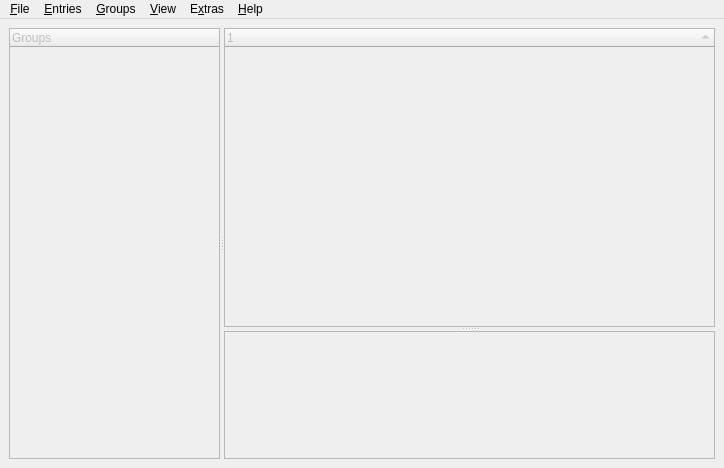
<?xml version="1.0" encoding="UTF-8"?>
<ui version="4.0">
 <author>Tarek Saidi</author>
 <class>MainWindow</class>
 <widget class="QMainWindow" name="MainWindow">
  <property name="geometry">
   <rect>
    <x>0</x>
    <y>0</y>
    <width>724</width>
    <height>468</height>
   </rect>
  </property>
  <property name="mouseTracking">
   <bool>true</bool>
  </property>
  <property name="windowTitle">
   <string>KeePassX</string>
  </property>
  <widget class="QWidget" name="centralWidget">
   <layout class="QVBoxLayout">
    <item>
     <widget class="QSplitter" name="VSplitter">
      <property name="orientation">
       <enum>Qt::Horizontal</enum>
      </property>
      <widget class="KeepassGroupView" name="GroupView">
       <property name="enabled">
        <bool>false</bool>
       </property>
       <property name="sizePolicy">
        <sizepolicy hsizetype="Expanding" vsizetype="Expanding">
         <horstretch>30</horstretch>
         <verstretch>0</verstretch>
        </sizepolicy>
       </property>
       <property name="acceptDrops">
        <bool>true</bool>
       </property>
       <property name="autoFillBackground">
        <bool>false</bool>
       </property>
       <property name="styleSheet">
        <string notr="true"/>
       </property>
       <property name="showDropIndicator" stdset="0">
        <bool>true</bool>
       </property>
       <property name="dragEnabled">
        <bool>false</bool>
       </property>
       <property name="animated">
        <bool>true</bool>
       </property>
       <column>
        <property name="text">
         <string>Groups</string>
        </property>
       </column>
      </widget>
      <widget class="QSplitter" name="HSplitter">
       <property name="sizePolicy">
        <sizepolicy hsizetype="Expanding" vsizetype="Expanding">
         <horstretch>70</horstretch>
         <verstretch>0</verstretch>
        </sizepolicy>
       </property>
       <property name="orientation">
        <enum>Qt::Vertical</enum>
       </property>
       <widget class="KeepassEntryView" name="EntryView">
        <property name="enabled">
         <bool>false</bool>
        </property>
        <property name="sizePolicy">
         <sizepolicy hsizetype="Expanding" vsizetype="Expanding">
          <horstretch>0</horstretch>
          <verstretch>70</verstretch>
         </sizepolicy>
        </property>
        <property name="selectionMode">
         <enum>QAbstractItemView::ExtendedSelection</enum>
        </property>
        <property name="rootIsDecorated">
         <bool>false</bool>
        </property>
        <property name="sortingEnabled">
         <bool>true</bool>
        </property>
       </widget>
       <widget class="QTextBrowser" name="DetailView">
        <property name="enabled">
         <bool>false</bool>
        </property>
        <property name="sizePolicy">
         <sizepolicy hsizetype="Expanding" vsizetype="Expanding">
          <horstretch>0</horstretch>
          <verstretch>30</verstretch>
         </sizepolicy>
        </property>
        <property name="minimumSize">
         <size>
          <width>0</width>
          <height>30</height>
         </size>
        </property>
        <property name="readOnly">
         <bool>true</bool>
        </property>
        <property name="openLinks">
         <bool>false</bool>
        </property>
       </widget>
      </widget>
     </widget>
    </item>
   </layout>
  </widget>
  <widget class="QMenuBar" name="menuBar">
   <property name="geometry">
    <rect>
     <x>0</x>
     <y>0</y>
     <width>724</width>
     <height>20</height>
    </rect>
   </property>
   <widget class="QMenu" name="menuHelp">
    <property name="title">
     <string>&amp;Help</string>
    </property>
    <addaction name="HelpHandbookAction"/>
    <addaction name="separator"/>
    <addaction name="HelpAboutAction"/>
   </widget>
   <widget class="QMenu" name="menuFile">
    <property name="title">
     <string>&amp;File</string>
    </property>
    <widget class="QMenu" name="menuExport">
     <property name="title">
      <string>&amp;Export to...</string>
     </property>
    </widget>
    <widget class="QMenu" name="menuImport">
     <property name="title">
      <string>&amp;Import from...</string>
     </property>
    </widget>
    <widget class="QMenu" name="menuBookmarks">
     <property name="title">
      <string>&amp;Bookmarks</string>
     </property>
    </widget>
    <addaction name="FileNewAction"/>
    <addaction name="FileOpenAction"/>
    <addaction name="menuBookmarks"/>
    <addaction name="FileCloseAction"/>
    <addaction name="separator"/>
    <addaction name="FileSaveAction"/>
    <addaction name="FileSaveAsAction"/>
    <addaction name="separator"/>
    <addaction name="FileSettingsAction"/>
    <addaction name="FileChangeKeyAction"/>
    <addaction name="separator"/>
    <addaction name="menuImport"/>
    <addaction name="menuExport"/>
    <addaction name="separator"/>
    <addaction name="FileUnLockWorkspaceAction"/>
    <addaction name="FileExitAction"/>
   </widget>
   <widget class="QMenu" name="menuEntries">
    <property name="title">
     <string>&amp;Entries</string>
    </property>
    <addaction name="EditNewEntryAction"/>
    <addaction name="EditCloneEntryAction"/>
    <addaction name="EditEditEntryAction"/>
    <addaction name="EditDeleteEntryAction"/>
    <addaction name="EditAutoTypeAction"/>
    <addaction name="separator"/>
    <addaction name="EditUsernameToClipboardAction"/>
    <addaction name="EditPasswordToClipboardAction"/>
    <addaction name="EditOpenUrlAction"/>
    <addaction name="EditCopyUrlAction"/>
    <addaction name="EditSaveAttachmentAction"/>
    <addaction name="separator"/>
    <addaction name="EditSearchAction"/>
    <addaction name="EditGroupSearchAction"/>
   </widget>
   <widget class="QMenu" name="ViewMenu">
    <property name="title">
     <string>&amp;View</string>
    </property>
    <widget class="QMenu" name="menuTool_Button_Sizes">
     <property name="title">
      <string>Toolbar &amp;Icon Size</string>
     </property>
     <addaction name="ViewToolButtonSize16Action"/>
     <addaction name="ViewToolButtonSize22Action"/>
     <addaction name="ViewToolButtonSize28Action"/>
    </widget>
    <widget class="QMenu" name="menuColumns">
     <property name="title">
      <string>&amp;Columns</string>
     </property>
     <addaction name="ViewColumnsGroupAction"/>
     <addaction name="ViewColumnsTitleAction"/>
     <addaction name="ViewColumnsUsernameAction"/>
     <addaction name="ViewColumnsUrlAction"/>
     <addaction name="ViewColumnsPasswordAction"/>
     <addaction name="ViewColumnsCommentAction"/>
     <addaction name="separator"/>
     <addaction name="ViewColumnsExpireAction"/>
     <addaction name="ViewColumnsCreationAction"/>
     <addaction name="ViewColumnsLastChangeAction"/>
     <addaction name="ViewColumnsLastAccessAction"/>
     <addaction name="ViewColumnsAttachmentAction"/>
    </widget>
    <addaction name="ViewShowEntryDetailsAction"/>
    <addaction name="ViewShowStatusbarAction"/>
    <addaction name="separator"/>
    <addaction name="ViewHideUsernamesAction"/>
    <addaction name="ViewHidePasswordsAction"/>
    <addaction name="separator"/>
    <addaction name="menuColumns"/>
    <addaction name="menuTool_Button_Sizes"/>
   </widget>
   <widget class="QMenu" name="menuExtras">
    <property name="title">
     <string>E&amp;xtras</string>
    </property>
    <addaction name="ExtrasPasswordGenAction"/>
    <addaction name="ExtrasShowExpiredEntriesAction"/>
    <addaction name="ExtrasTrashCanAction"/>
    <addaction name="separator"/>
    <addaction name="ExtrasSettingsAction"/>
   </widget>
   <widget class="QMenu" name="menuGroups">
    <property name="title">
     <string>&amp;Groups</string>
    </property>
    <addaction name="EditNewGroupAction"/>
    <addaction name="EditNewSubgroupAction"/>
    <addaction name="EditEditGroupAction"/>
    <addaction name="EditDeleteGroupAction"/>
    <addaction name="EditGroupSortAction"/>
   </widget>
   <addaction name="menuFile"/>
   <addaction name="menuEntries"/>
   <addaction name="menuGroups"/>
   <addaction name="ViewMenu"/>
   <addaction name="menuExtras"/>
   <addaction name="menuHelp"/>
  </widget>
  <action name="ManageBookmarksAction">
   <property name="text">
    <string>&amp;Manage Bookmarks...</string>
   </property>
  </action>
  <action name="FileOpenAction">
   <property name="text">
    <string>&amp;Open Database...</string>
   </property>
  </action>
  <action name="FileCloseAction">
   <property name="text">
    <string>&amp;Close Database</string>
   </property>
  </action>
  <action name="FileSaveAction">
   <property name="text">
    <string>&amp;Save Database</string>
   </property>
  </action>
  <action name="FileSaveAsAction">
   <property name="text">
    <string>Save Database &amp;As...</string>
   </property>
  </action>
  <action name="FileSettingsAction">
   <property name="text">
    <string>&amp;Database Settings...</string>
   </property>
  </action>
  <action name="FileChangeKeyAction">
   <property name="text">
    <string>Change &amp;Master Key...</string>
   </property>
  </action>
  <action name="FileUnLockWorkspaceAction">
   <property name="text">
    <string>&amp;Lock Workspace</string>
   </property>
  </action>
  <action name="FileExitAction">
   <property name="text">
    <string>&amp;Quit</string>
   </property>
   <property name="menuRole">
    <enum>QAction::QuitRole</enum>
   </property>
  </action>
  <action name="EditNewSubgroupAction">
   <property name="text">
    <string>&amp;Add New Subgroup...</string>
   </property>
  </action>
  <action name="EditEditGroupAction">
   <property name="text">
    <string>&amp;Edit Group...</string>
   </property>
  </action>
  <action name="EditDeleteGroupAction">
   <property name="text">
    <string>&amp;Delete Group</string>
   </property>
  </action>
  <action name="EditPasswordToClipboardAction">
   <property name="text">
    <string>Copy Password &amp;to Clipboard</string>
   </property>
  </action>
  <action name="EditUsernameToClipboardAction">
   <property name="text">
    <string>Copy &amp;Username to Clipboard</string>
   </property>
  </action>
  <action name="EditOpenUrlAction">
   <property name="text">
    <string>&amp;Open URL</string>
   </property>
  </action>
  <action name="EditSaveAttachmentAction">
   <property name="text">
    <string>&amp;Save Attachment As...</string>
   </property>
  </action>
  <action name="EditNewEntryAction">
   <property name="text">
    <string>Add &amp;New Entry...</string>
   </property>
  </action>
  <action name="EditEditEntryAction">
   <property name="text">
    <string>&amp;View/Edit Entry...</string>
   </property>
  </action>
  <action name="EditDeleteEntryAction">
   <property name="text">
    <string>De&amp;lete Entry</string>
   </property>
  </action>
  <action name="EditCloneEntryAction">
   <property name="text">
    <string>&amp;Clone Entry</string>
   </property>
  </action>
  <action name="EditSearchAction">
   <property name="text">
    <string>Search &amp;in Database...</string>
   </property>
  </action>
  <action name="EditGroupSearchAction">
   <property name="text">
    <string>Search in this &amp;Group...</string>
   </property>
  </action>
  <action name="ViewShowEntryDetailsAction">
   <property name="checkable">
    <bool>true</bool>
   </property>
   <property name="text">
    <string>Show &amp;Entry Details</string>
   </property>
  </action>
  <action name="ViewHideUsernamesAction">
   <property name="checkable">
    <bool>true</bool>
   </property>
   <property name="text">
    <string>Hide &amp;Usernames</string>
   </property>
  </action>
  <action name="ViewHidePasswordsAction">
   <property name="checkable">
    <bool>true</bool>
   </property>
   <property name="text">
    <string>Hide &amp;Passwords</string>
   </property>
  </action>
  <action name="ViewColumnsTitleAction">
   <property name="checkable">
    <bool>true</bool>
   </property>
   <property name="text">
    <string>&amp;Title</string>
   </property>
  </action>
  <action name="ViewColumnsUsernameAction">
   <property name="checkable">
    <bool>true</bool>
   </property>
   <property name="text">
    <string>User&amp;name</string>
   </property>
  </action>
  <action name="ViewColumnsUrlAction">
   <property name="checkable">
    <bool>true</bool>
   </property>
   <property name="text">
    <string>&amp;URL</string>
   </property>
  </action>
  <action name="ViewColumnsPasswordAction">
   <property name="checkable">
    <bool>true</bool>
   </property>
   <property name="text">
    <string>&amp;Password</string>
   </property>
  </action>
  <action name="ViewColumnsCommentAction">
   <property name="checkable">
    <bool>true</bool>
   </property>
   <property name="text">
    <string>&amp;Comment</string>
   </property>
  </action>
  <action name="ViewColumnsExpireAction">
   <property name="checkable">
    <bool>true</bool>
   </property>
   <property name="text">
    <string>E&amp;xpires</string>
   </property>
  </action>
  <action name="ViewColumnsCreationAction">
   <property name="checkable">
    <bool>true</bool>
   </property>
   <property name="text">
    <string>C&amp;reation</string>
   </property>
  </action>
  <action name="ViewColumnsLastChangeAction">
   <property name="checkable">
    <bool>true</bool>
   </property>
   <property name="text">
    <string>&amp;Last Change</string>
   </property>
  </action>
  <action name="ViewColumnsLastAccessAction">
   <property name="checkable">
    <bool>true</bool>
   </property>
   <property name="text">
    <string>Last &amp;Access</string>
   </property>
  </action>
  <action name="ViewColumnsAttachmentAction">
   <property name="checkable">
    <bool>true</bool>
   </property>
   <property name="text">
    <string>A&amp;ttachment</string>
   </property>
  </action>
  <action name="ExtrasSettingsAction">
   <property name="text">
    <string>&amp;Settings...</string>
   </property>
   <property name="menuRole">
    <enum>QAction::PreferencesRole</enum>
   </property>
  </action>
  <action name="HelpAboutAction">
   <property name="text">
    <string>&amp;About...</string>
   </property>
   <property name="menuRole">
    <enum>QAction::AboutRole</enum>
   </property>
  </action>
  <action name="ViewShowStatusbarAction">
   <property name="checkable">
    <bool>true</bool>
   </property>
   <property name="text">
    <string>Show &amp;Statusbar</string>
   </property>
  </action>
  <action name="HelpHandbookAction">
   <property name="text">
    <string>&amp;KeePassX Handbook...</string>
   </property>
  </action>
  <action name="HideSearchResultsAction">
   <property name="text">
    <string>Hide</string>
   </property>
  </action>
  <action name="EditAutoTypeAction">
   <property name="text">
    <string>&amp;Perform AutoType</string>
   </property>
  </action>
  <action name="ViewToolButtonSize16Action">
   <property name="checkable">
    <bool>true</bool>
   </property>
   <property name="text">
    <string>&amp;16x16</string>
   </property>
  </action>
  <action name="ViewToolButtonSize22Action">
   <property name="checkable">
    <bool>true</bool>
   </property>
   <property name="text">
    <string>&amp;22x22</string>
   </property>
  </action>
  <action name="ViewToolButtonSize28Action">
   <property name="checkable">
    <bool>true</bool>
   </property>
   <property name="text">
    <string>2&amp;8x28</string>
   </property>
  </action>
  <action name="FileNewAction">
   <property name="text">
    <string>&amp;New Database...</string>
   </property>
  </action>
  <action name="ExtrasPasswordGenAction">
   <property name="text">
    <string>&amp;Password Generator...</string>
   </property>
  </action>
  <action name="ViewColumnsGroupAction">
   <property name="checkable">
    <bool>true</bool>
   </property>
   <property name="text">
    <string>&amp;Group</string>
   </property>
   <property name="visible">
    <bool>false</bool>
   </property>
  </action>
  <action name="ExtrasShowExpiredEntriesAction">
   <property name="text">
    <string>Show &amp;Expired Entries...</string>
   </property>
  </action>
  <action name="ExtrasTrashCanAction">
   <property name="text">
    <string>Recycle Bin...</string>
   </property>
   <property name="visible">
    <bool>false</bool>
   </property>
  </action>
  <action name="AddBookmarkAction">
   <property name="text">
    <string>&amp;Add Bookmark...</string>
   </property>
  </action>
  <action name="AddThisAsBookmarkAction">
   <property name="text">
    <string>Bookmark &amp;this Database...</string>
   </property>
  </action>
  <action name="EditCopyUrlAction">
   <property name="text">
    <string>Copy URL to Clipboard</string>
   </property>
  </action>
  <action name="EditNewGroupAction">
   <property name="text">
    <string>Add New Group...</string>
   </property>
  </action>
  <action name="EditGroupSortAction">
   <property name="text">
    <string>Sort groups</string>
   </property>
  </action>
  <action name="ViewMinimizeAction">
   <property name="text">
    <string>&amp;Minimize Window</string>
   </property>
  </action>
  <action name="ShowHideAction">
   <property name="text">
    <string>Show/Hide</string>
   </property>
  </action>
 </widget>
 <customwidgets>
  <customwidget>
   <class>KeepassEntryView</class>
   <extends>QTreeWidget</extends>
   <header>../../src/lib/EntryView.h</header>
  </customwidget>
  <customwidget>
   <class>KeepassGroupView</class>
   <extends>QTreeWidget</extends>
   <header>../../src/lib/GroupView.h</header>
  </customwidget>
 </customwidgets>
 <resources/>
 <connections/>
</ui>
